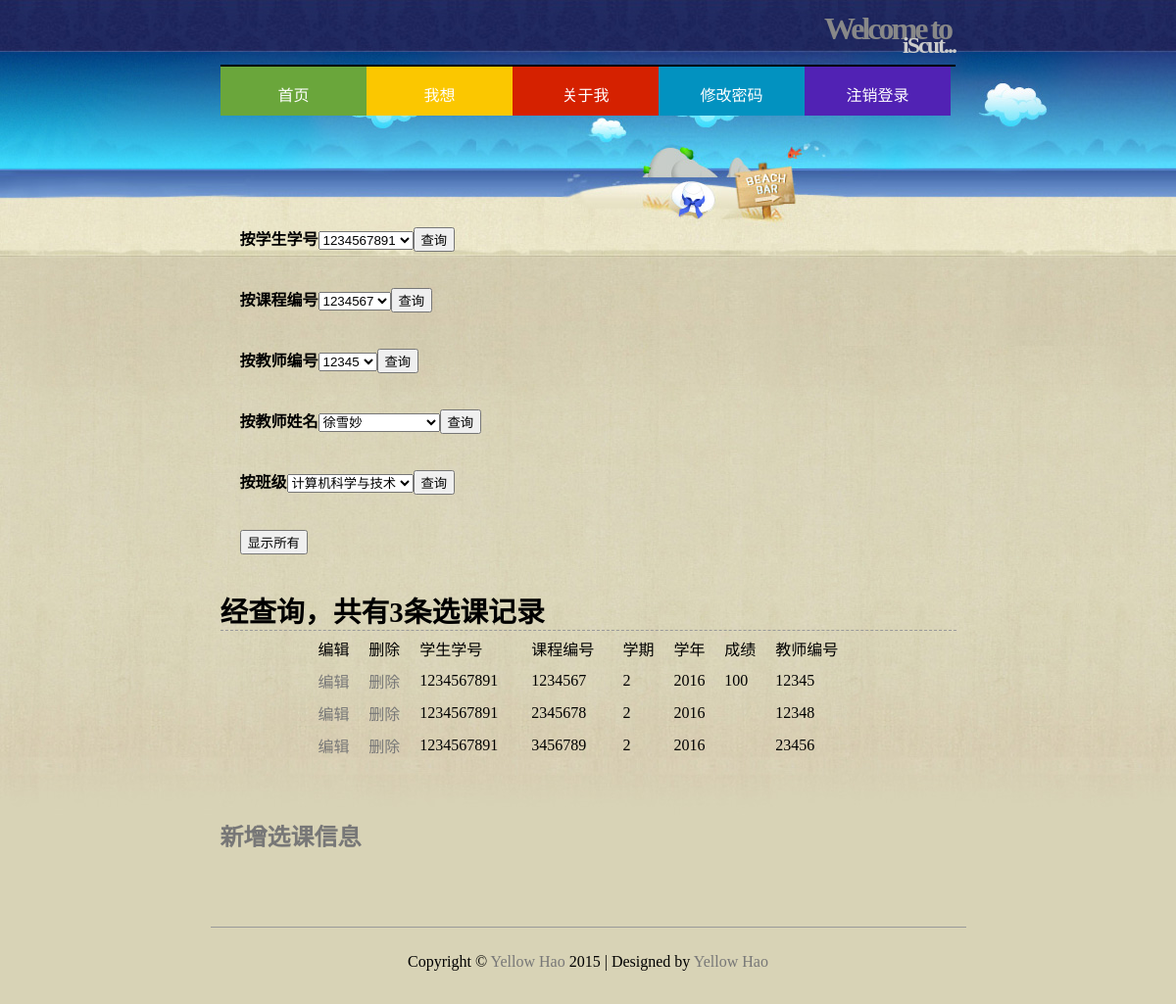
/iScut/htdocs/m_enrol.php (signed in), run on the app's committed database.
### tables this page shows
CREATE TABLE `enrol` (
  `s_id` char(30) NOT NULL,
  `c_id` char(7) NOT NULL,
  `semester` enum('1','2') NOT NULL,
  `year` smallint(4) NOT NULL,
  `grade` smallint(3) UNSIGNED DEFAULT NULL,
  `t_id` char(5) NOT NULL,
  `enrol_id` int(10) UNSIGNED NOT NULL
);

### iScut/htdocs/m_enrol.php (the view, shortened to what this page needs)
<?php
require_once("../mysqli_connect.php");
	$q="SELECT COUNT(*) FROM enrol";
	$r=@mysqli_query($dbc,$q);
	$row = mysqli_fetch_array($r,MYSQLI_NUM);
	if( $row[0] == 0 ){
		echo '<h2>尚无选课记录！</h2>';
	}
	else
	{
		echo '<form action="m_enrol.php" method="post">
		<p><b>按学生学号</b><select name="sid">';
		$q="SELECT DISTINCT s_id FROM enrol";
		$r=@mysqli_query($dbc,$q);
		while($row=mysqli_fetch_array($r,MYSQLI_NUM)){
			echo '<option value="'.$row[0].'">'.$row[0].'</option>';
		}
		echo '</select><input type="submit" name="search_s_id" value="查询"/></p>
		<p><b>按课程编号</b><select name="cid">';
		$q="SELECT DISTINCT c_id FROM teaches";
		$r=@mysqli_query($dbc,$q);
		while($row=mysqli_fetch_array($r,MYSQLI_NUM)){
			echo '<option value="'.$row[0].'">'.$row[0].'</option>';
		}
		echo '</select><input type="submit" name="search_c_id" value="查询"/></p>
		<p><b>按教师编号</b><select name="tid">';
		$q="SELECT DISTINCT t_id FROM teacher";
		$r=@mysqli_query($dbc,$q);
		while($row=mysqli_fetch_array($r,MYSQLI_NUM)){
			echo '<option value="'.$row[0].'">'.$row[0].'</option>';
		}
		echo '</select><input type="submit" name="search_t_id" value="查询" /></p>
		<p><b>按教师姓名</b><select name="tname">';
		$q="SELECT DISTINCT t_name FROM teacher";
		$r=@mysqli_query($dbc,$q);
		while($row=mysqli_fetch_array($r,MYSQLI_NUM)){
			echo '<option value="'.$row[0].'">'.$row[0].'</option>';
		}
		echo '</select><input type="submit" name="search_t_name" value="查询" /></p>
		<p><b>按班级</b><select name="class">';
		$q="SELECT DISTINCT s_class FROM student";
		$r=@mysqli_query($dbc,$q);
		while($row=mysqli_fetch_array($r,MYSQLI_NUM)){
			echo '<option value="'.$row[0].'">'.$row[0].'</option>';
		}
		echo '</select><input type="submit" name="search_s_class" value="查询" /></p>
		<p><input type="submit" name="search_all" value="显示所有"/></form>';
		$q="";
		if(isset($_POST['search_s_id'])){
			$si=$_POST['sid'];
			$q="SELECT * FROM enrol WHERE s_id=$si";
		}
		elseif(isset($_POST['search_c_id'])){
			$ci=$_POST['cid'];
			$q="SELECT * FROM enrol WHERE c_id=$ci";
		}
		elseif(isset($_POST['search_t_id'])){
			$ti=$_POST['tid'];
			$q="SELECT * FROM enrol WHERE t_id=$ti";
		}elseif(isset($_POST['search_t_name'])){
			$tn=$_POST['tname'];
			$q="SELECT enrol.* FROM enrol INNER JOIN teacher USING (t_id) WHERE teacher.t_name='$tn'";
		}
		elseif(isset($_POST['search_s_class'])){
			$sc=$_POST['class'];
			$q="SELECT enrol.* FROM enrol INNER JOIN student ON enrol.s_id=student.s_id AND student.s_class='$sc'";
		}else{
			$q="SELECT * FROM enrol";
	    }
			$r=@mysqli_query($dbc,$q);
			$num=mysqli_num_rows($r);
			if($num == 0){
				echo '<h2>无选课记录！</h2>';
			}
			else{
				echo '<h1>经查询，共有'.$num.'条选课记录</h1><table width="75%" align="center" cellspacing="3" cellpadding="3">
				<tr><td align="left">编辑</td><td align="left">删除</td>
				<td align="left">学生学号</td>
				<td align="left">课程编号</td>
				<td align="left">学期</td><td align="left">学年</td>
				<td align="left">成绩</td><td align="left">教师编号</td></tr>';
				while($row=mysqli_fetch_array($r,MYSQLI_ASSOC)){
					echo '<tr><td align="left"><a href="edit_enrol.php?id='.$row['enrol_id'].'">编辑</a></td><td align="left">
					<a href="delete_enrol.php?id='.$row['enrol_id'].'">删除</a></td>
					<td align="left">'.$row['s_id'].'</td><td align="left">'.$row['c_id'].'</td>
					<td align="left">'.$row['semester'].'</td><td align="left">'.$row['year'].'</td>
					<td align="left">'.$row['grade'].'</td><td align="left">'.$row['t_id'].'</td></tr>';
				}
				echo '</table>';
		}
	}
	echo '<p><a href="new_enrol.php"><h2>新增选课信息</h2></a></p>';
	?>

### iScut/htdocs/includes/style.css (style rules this page uses)
a { color:#777; text-decoration:none; }
body { font-family:"Lucida Grande",arial,sans-serif; background:#CDCDCD url(../img/background.jpg) no-repeat fixed top; //background-position-x: 50%; font-family:微软雅黑; }
#header { border-bottom:2px solid #000000; height:60px; margin:0 auto; width:750px; }
#header h1 { color:#888; font-size:200%; letter-spacing:-3px; text-align:right; padding:5px; margin-top:-20px; margin-bottom:-40px; }
#header h2 { color:#CCC; font-size:150%; letter-spacing:-2px; text-align:right; }
#navigation { text-align:center; margin:0 auto; width:750px; position:relative; }
#navigation li { width:149px; height:50px; float:left; color:#191919; text-align:center; overflow:hidden; position:relative; }
#navigation ul { margin:0; padding:0; position:absolute; }
#navigation a { color:#FFF; text-decoration:none; }
#navigation p { padding:0px 5px; }
#navigation .green, .ngreen { background:#6AA63B; }
#navigation .yellow, .nyellow { background:#FBC700; }
#navigation .nred { background:#D52100; }
#navigation .purple,.npurple { background:#5122B4; }
#navigation .blue { background:#0292C0; }
#content { height:auto; margin:0 auto; padding:0 0 20px; width:751px; margin-top:125px; }
#content h1 { border-bottom:1px dashed #999; font-size:1.8em; padding:20px 0 0; margin:0 auto; }
#content p { padding:20px 20px 0; }
#footer { border-top:1px solid #999; height:50px; margin:0 auto; padding:10px; text-align:center; width:751px; }

### data on the page
enrol: s "1234567891", c "1234567", semester "2", year "2016", grade "100", t "12345"
enrol: s "1234567891", c "2345678", semester "2", year "2016", t "12348"
enrol: s "1234567891", c "3456789", semester "2", year "2016", t "23456"

### other printed values
$num "3"
form field sid "1234567891"
form field cid "1234567"
form field tid "12345"
form field tname "徐雪妙"
form field class "计算机科学与技术"
